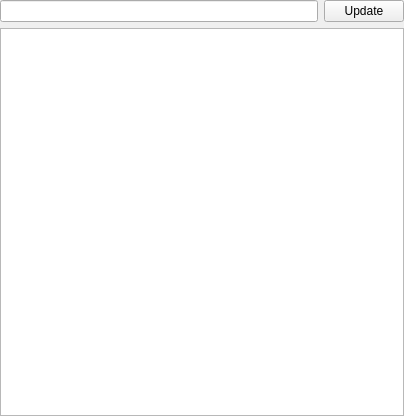
<?xml version="1.0" encoding="UTF-8"?>
<ui version="4.0">
 <class>Form</class>
 <widget class="QWidget" name="Form">
  <property name="geometry">
   <rect>
    <x>0</x>
    <y>0</y>
    <width>404</width>
    <height>416</height>
   </rect>
  </property>
  <property name="windowTitle">
   <string>Form</string>
  </property>
  <layout class="QVBoxLayout" name="verticalLayout">
   <property name="leftMargin">
    <number>0</number>
   </property>
   <property name="topMargin">
    <number>0</number>
   </property>
   <property name="rightMargin">
    <number>0</number>
   </property>
   <property name="bottomMargin">
    <number>0</number>
   </property>
   <item>
    <layout class="QHBoxLayout" name="horizontalLayout">
     <item>
      <widget class="QLineEdit" name="lineEdit_search"/>
     </item>
     <item>
      <widget class="QPushButton" name="btn_update">
       <property name="text">
        <string>Update</string>
       </property>
      </widget>
     </item>
    </layout>
   </item>
   <item>
    <widget class="WidgetComponentTree" name="treeWidget">
     <property name="focusPolicy">
      <enum>Qt::StrongFocus</enum>
     </property>
     <property name="contextMenuPolicy">
      <enum>Qt::NoContextMenu</enum>
     </property>
     <property name="autoFillBackground">
      <bool>true</bool>
     </property>
     <property name="selectionMode">
      <enum>QAbstractItemView::ExtendedSelection</enum>
     </property>
     <attribute name="headerVisible">
      <bool>false</bool>
     </attribute>
     <column>
      <property name="text">
       <string notr="true">1</string>
      </property>
     </column>
    </widget>
   </item>
  </layout>
 </widget>
 <customwidgets>
  <customwidget>
   <class>WidgetComponentTree</class>
   <extends>QTreeWidget</extends>
   <header>..widget_component_tree.h</header>
  </customwidget>
 </customwidgets>
 <resources/>
 <connections/>
</ui>
